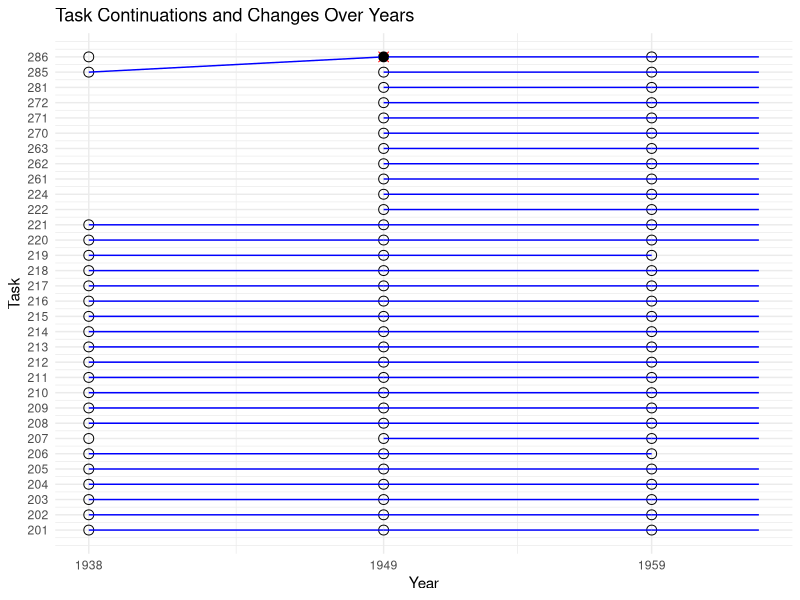

Reproduce this figure in R.
# Load necessary libraries
library(ggplot2)

# Load the CSV file
data <- read.csv("test_labels.csv")

# Prepare data for plotting
tasks <- sort(unique(data$Task))
years <- unique(data$Year)

# Create a data frame to store task positions
task_positions <- data.frame(Task = tasks, Position = seq_along(tasks))

# Merge positions with the original data
data <- merge(data, task_positions, by.x = "Task", by.y = "Task")
names(task_positions)[1] <- "Next.Task"
data <- merge(data, task_positions, by.x = "Next.Task", by.y = "Next.Task", all.x = TRUE, suffixes = c("", ".Next"))

# Plotting
ggplot() +
  # Plot open circles for starting tasks
  geom_point(data = data, aes(x = Year, y = Position), size = 3, shape = 1) +
  # Plot lines for task continuations
  geom_segment(data = data, aes(x = Year, y = Position, xend = Next.Year, yend = Position.Next), color = "blue") +
  # Plot red X's for task changes
  geom_point(data = data[!is.na(data$Next.Task) & data$Task != data$Next.Task, ], 
             aes(x = Next.Year, y = Position.Next), color = "red", shape = 4, size = 3) +
  # Plot closed circles only at the end of the task
  geom_point(data = data[is.na(data$Next.Task) | (!is.na(data$Next.Task) & data$Task != data$Next.Task), ], 
             aes(x = Next.Year, y = Position.Next), size = 3, shape = 16) +
  # Set plot labels and theme
  labs(x = "Year", y = "Task", title = "Task Continuations and Changes Over Years") +
  scale_x_continuous(breaks = years) +
  scale_y_continuous(breaks = seq_along(tasks), labels = tasks) +
  theme_minimal() +
  theme(axis.text.y = element_text(angle = 0, hjust = 1))
